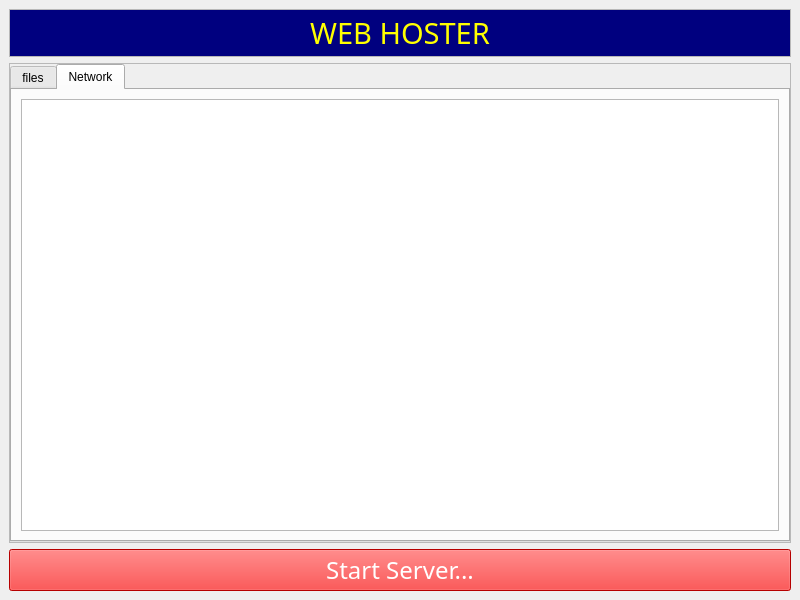
<?xml version="1.0" encoding="UTF-8"?>
<ui version="4.0">
 <class>app</class>
 <widget class="QMainWindow" name="app">
  <property name="geometry">
   <rect>
    <x>0</x>
    <y>0</y>
    <width>800</width>
    <height>600</height>
   </rect>
  </property>
  <property name="sizePolicy">
   <sizepolicy hsizetype="Preferred" vsizetype="Preferred">
    <horstretch>0</horstretch>
    <verstretch>0</verstretch>
   </sizepolicy>
  </property>
  <property name="minimumSize">
   <size>
    <width>800</width>
    <height>600</height>
   </size>
  </property>
  <property name="windowTitle">
   <string>app</string>
  </property>
  <property name="tabShape">
   <enum>QTabWidget::TabShape::Rounded</enum>
  </property>
  <widget class="QWidget" name="centralwidget">
   <layout class="QVBoxLayout" name="verticalLayout" stretch="1,10,0">
    <item>
     <widget class="QFrame" name="frame">
      <property name="frameShape">
       <enum>QFrame::Shape::StyledPanel</enum>
      </property>
      <property name="frameShadow">
       <enum>QFrame::Shadow::Raised</enum>
      </property>
      <layout class="QHBoxLayout" name="horizontalLayout">
       <property name="spacing">
        <number>0</number>
       </property>
       <property name="leftMargin">
        <number>0</number>
       </property>
       <property name="topMargin">
        <number>0</number>
       </property>
       <property name="rightMargin">
        <number>0</number>
       </property>
       <property name="bottomMargin">
        <number>0</number>
       </property>
       <item>
        <widget class="QLabel" name="label">
         <property name="font">
          <font>
           <family>Ravie</family>
           <pointsize>22</pointsize>
          </font>
         </property>
         <property name="styleSheet">
          <string notr="true">color: rgb(255, 255, 0);
background-color: rgb(0, 0, 127);</string>
         </property>
         <property name="text">
          <string>&lt;html&gt;&lt;head/&gt;&lt;body&gt;&lt;p align=&quot;center&quot;&gt;WEB HOSTER&lt;/p&gt;&lt;/body&gt;&lt;/html&gt;</string>
         </property>
        </widget>
       </item>
      </layout>
     </widget>
    </item>
    <item>
     <widget class="QFrame" name="frame_2">
      <property name="frameShape">
       <enum>QFrame::Shape::StyledPanel</enum>
      </property>
      <property name="frameShadow">
       <enum>QFrame::Shadow::Raised</enum>
      </property>
      <layout class="QHBoxLayout" name="horizontalLayout_2">
       <property name="spacing">
        <number>0</number>
       </property>
       <property name="leftMargin">
        <number>0</number>
       </property>
       <property name="topMargin">
        <number>0</number>
       </property>
       <property name="rightMargin">
        <number>0</number>
       </property>
       <property name="bottomMargin">
        <number>0</number>
       </property>
       <item>
        <widget class="QTabWidget" name="mainTabStac">
         <property name="cursor">
          <cursorShape>ArrowCursor</cursorShape>
         </property>
         <property name="styleSheet">
          <string notr="true">font: 18pt &quot;Rockwell&quot;;</string>
         </property>
         <property name="currentIndex">
          <number>1</number>
         </property>
         <widget class="QWidget" name="filesTab">
          <attribute name="title">
           <string>files</string>
          </attribute>
          <layout class="QVBoxLayout" name="verticalLayout_2">
           <item>
            <widget class="QScrollArea" name="scrollArea">
             <property name="enabled">
              <bool>true</bool>
             </property>
             <property name="cursor" stdset="0">
              <cursorShape>CrossCursor</cursorShape>
             </property>
             <property name="mouseTracking">
              <bool>true</bool>
             </property>
             <property name="tabletTracking">
              <bool>true</bool>
             </property>
             <property name="widgetResizable">
              <bool>true</bool>
             </property>
             <widget class="QWidget" name="fileBtnFrame">
              <property name="geometry">
               <rect>
                <x>0</x>
                <y>0</y>
                <width>756</width>
                <height>364</height>
               </rect>
              </property>
             </widget>
            </widget>
           </item>
           <item>
            <widget class="QPushButton" name="importFilesBtn">
             <property name="minimumSize">
              <size>
               <width>0</width>
               <height>50</height>
              </size>
             </property>
             <property name="maximumSize">
              <size>
               <width>16777215</width>
               <height>16777211</height>
              </size>
             </property>
             <property name="font">
              <font>
               <family>Elephant</family>
               <pointsize>22</pointsize>
               <italic>false</italic>
               <bold>false</bold>
              </font>
             </property>
             <property name="styleSheet">
              <string notr="true">QPushButton{
font: 22pt &quot;Elephant&quot;;
background-color: qlineargradient(spread:reflect, x1:0, y1:0, x2:1, y2:1, stop:0.0833333 rgba(0, 170, 255, 255), stop:0.288889 rgba(0, 255, 255, 255), stop:0.488889 rgba(0, 255, 127, 255), stop:0.711111 rgba(85, 255, 255, 255), stop:0.9 rgba(0, 170, 255, 255));
color: qlineargradient(spread:pad, x1:0, y1:0, x2:1, y2:0, stop:0.0558659 rgba(3, 81, 119, 255), stop:0.217877 rgba(25, 109, 150, 255), stop:0.446927 rgba(0, 85, 127, 255), stop:0.787709 rgba(0, 0, 127, 255), stop:1 rgba(0, 0, 0, 255));
}

QPushButton::hover{
	background-color: qlineargradient(spread:pad, x1:0, y1:0, x2:1, y2:0, stop:0.0558659 rgba(3, 81, 119, 255), stop:0.217877 rgba(25, 109, 150, 255), stop:0.446927 rgba(0, 85, 127, 255), stop:0.787709 rgba(0, 0, 127, 255), stop:1 rgba(0, 0, 0, 255));
	color: qlineargradient(spread:reflect, x1:0, y1:0, x2:1, y2:1, stop:0.0833333 rgba(0, 170, 255, 255), stop:0.288889 rgba(0, 255, 255, 255), stop:0.488889 rgba(0, 255, 127, 255), stop:0.711111 rgba(85, 255, 255, 255), stop:0.9 rgba(0, 170, 255, 255));
}</string>
             </property>
             <property name="text">
              <string>Import Files</string>
             </property>
            </widget>
           </item>
          </layout>
         </widget>
         <widget class="QWidget" name="Networktab">
          <attribute name="title">
           <string>Network</string>
          </attribute>
          <layout class="QHBoxLayout" name="horizontalLayout_3">
           <item>
            <widget class="QPlainTextEdit" name="terminal">
             <property name="font">
              <font>
               <family>Segoe UI</family>
               <pointsize>13</pointsize>
               <italic>false</italic>
               <bold>false</bold>
              </font>
             </property>
             <property name="cursor" stdset="0">
              <cursorShape>IBeamCursor</cursorShape>
             </property>
             <property name="mouseTracking">
              <bool>true</bool>
             </property>
             <property name="tabletTracking">
              <bool>true</bool>
             </property>
             <property name="whatsThis">
              <string>&lt;html&gt;&lt;head/&gt;&lt;body&gt;&lt;p align=&quot;center&quot;&gt;&lt;br/&gt;&lt;/p&gt;&lt;/body&gt;&lt;/html&gt;</string>
             </property>
             <property name="styleSheet">
              <string notr="true">color: rgb(0, 255, 0);
font: 13pt &quot;Segoe UI&quot;;</string>
             </property>
             <property name="readOnly">
              <bool>true</bool>
             </property>
             <property name="plainText">
              <string/>
             </property>
            </widget>
           </item>
          </layout>
         </widget>
        </widget>
       </item>
      </layout>
     </widget>
    </item>
    <item>
     <widget class="QPushButton" name="startServerBtn">
      <property name="font">
       <font>
        <family>Ravie</family>
        <pointsize>18</pointsize>
       </font>
      </property>
      <property name="styleSheet">
       <string notr="true">background-color: rgb(255, 0, 0);
color: rgb(255, 255, 255);</string>
      </property>
      <property name="text">
       <string>Start Server...</string>
      </property>
      <property name="icon">
       <iconset theme="QIcon::ThemeIcon::MediaPlaybackStart">
        <normalon>../../../Pictures/icons/bnb_crypto_icon_264371.ico</normalon>
       </iconset>
      </property>
      <property name="iconSize">
       <size>
        <width>25</width>
        <height>25</height>
       </size>
      </property>
     </widget>
    </item>
   </layout>
  </widget>
 </widget>
 <resources/>
 <connections/>
</ui>
